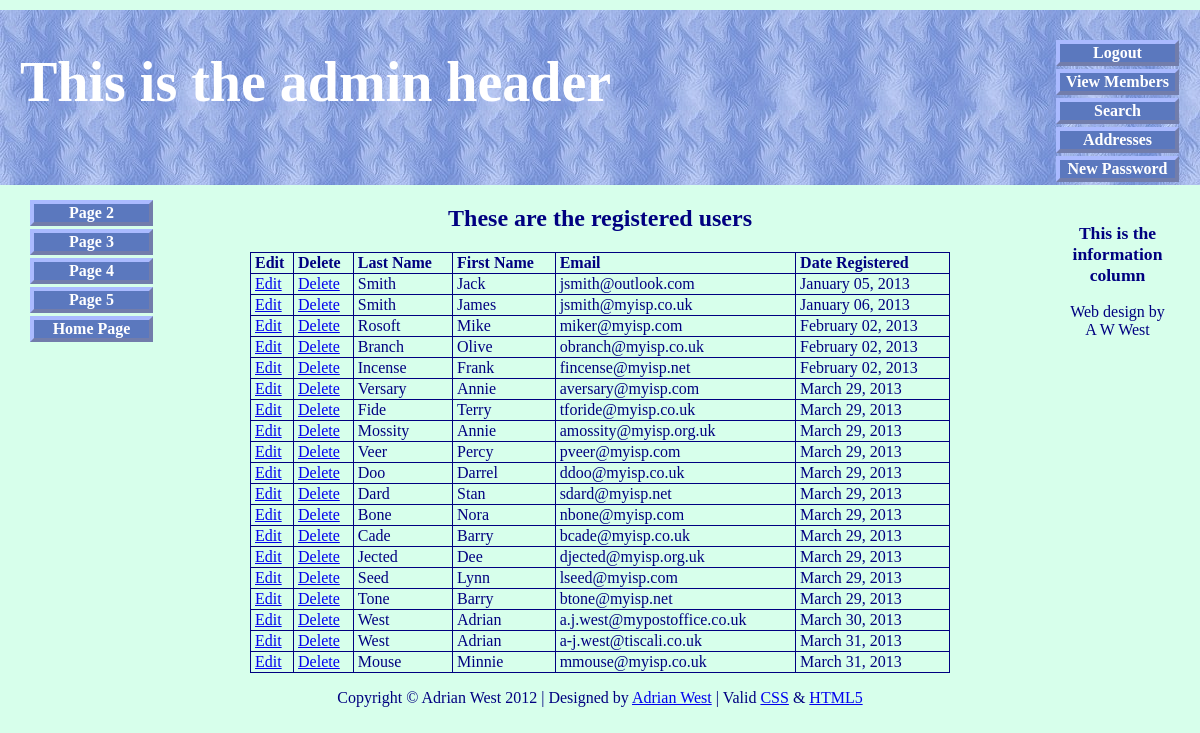
/register-view_users-page.php (signed in), run on the app's committed database.
### tables this page shows
CREATE TABLE IF NOT EXISTS `users` (
  `user_id` mediumint(6) unsigned NOT NULL AUTO_INCREMENT,
  `title` char(10) NOT NULL,
  `fname` varchar(30) NOT NULL,
  `lname` varchar(40) NOT NULL,
  `email` varchar(50) NOT NULL,
  `psword` char(40) NOT NULL,
  `uname` char(12) NOT NULL,
  `registration_date` datetime NOT NULL,
  `class` char(20) NOT NULL,
  `user_level` tinyint(2) unsigned NOT NULL,
  `addr1` varchar(50) NOT NULL,
  `addr2` varchar(50) DEFAULT NULL,
  `city` varchar(50) NOT NULL,
  `county` char(20) NOT NULL,
  `pcode` char(10) NOT NULL,
  `phone` char(11) DEFAULT NULL,
  `paid` enum('No','Yes') NOT NULL,
  PRIMARY KEY (`user_id`)
);

### register-view_users-page.php (the view, shortened to what this page needs)
<!doctype html>
<html lang=en>
<head>
<link rel="stylesheet" type="text/css" href="includes.css">
</head>
<body>
<div id="container">
<?php include("header-admin.php"); ?>
<?php include("nav.php"); ?>
<?php include("info-col.php"); ?>
<div id="content">
<h2>These are the registered users</h2>
<p>
<?php
require ('mysqli_connect.php');
$q = "SELECT lname, fname, email, DATE_FORMAT(registration_date, '%M %d, %Y') AS regdat, user_id FROM users ORDER BY registration_date ASC";
$result = @mysqli_query ($dbcon, $q);
if ($result) {
echo '<table>
<tr><td align="left"><b>Edit</b></td>
<td align="left"><b>Delete</b></td>
<td align="left"><b>Last Name</b></td>
<td align="left"><b>First Name</b></td>
<td align="left"><b>Email</b></td>
<td align="left"><b>Date Registered</b></td>
</tr>';
while ($row = mysqli_fetch_array($result, MYSQLI_ASSOC)) {
	echo '<tr>
	<td align="left"><a href="edit_user.php?id=' . $row['user_id'] . '">Edit</a></td>
	<td align="left"><a href="delete_user.php?id=' . $row['user_id'] . '">Delete</a></td>
	<td align="left">' . $row['lname'] . '</td>
	<td align="left">' . $row['fname'] . '</td>
	<td align="left">' . $row['email'] . '</td>
	<td align="left">' . $row['regdat'] . '</td>
	</tr>';
	}
	echo '</table>';
} else {
	echo '<p class="error">The current users could not be retrieved. We apologize for any inconvenience.</p>';
	echo '<p>' . mysqli_error($dbcon) . '<br><br />Query: ' . $q . '</p>';
}
?>
</p>
</div>
<?php include("footer.php"); ?>
</div>
</body>
</html>

### header-admin.php
<div id="header-admin">
<h1>This is the admin header</h1>
<div id="reg-navigation">
		<ul>
			<li><a href="logout.php">Logout</a></li>
			<li><a href="admin_view_users.php">View Members</a></li>
			<li><a href="search.php">Search</a></li>
			<li><a href="search_addresses.php">Addresses</a></li>
			<li><a href="register-password.php">New Password</a></li>
		</ul>
</div>
</div>

### nav.php
<div id="nav">
<ul>
<li><a href="page-2.php" title="Page two">Page 2</a></li>
<li><a href="page-3.php" title="Page three">Page 3</a></li>
<li><a href="page-4.php" title="Page four">Page 4</a></li>
<li><a href="page-5.php" title="Page five">Page 5</a></li>
<li><a href="index.php" title="Return to Home Page">Home Page</a></li>
</ul>
</div>

### info-col.php
<div id="info-col">
<h3>This is the information column</h3>
	<p>Web design by <br>A W West</p>
	<p>&nbsp;</p>
</div>

### footer.php
<div id="footer">
		<p>Copyright &copy; Adrian West 2012 | Designed by <a href="http://www.colycomputerhelp.co.uk/">Adrian West</a> | Valid <a href="http://jigsaw.w3.org/css-validator/">CSS</a> &amp;
		<a href="http://validator.w3.org/">HTML5</a></p>
</div>

### includes.css (style rules this page uses)
h2 { font-size:150%; color:navy; text-align:center; }
h3 { font-size:110%; color:navy; text-align:center; }
#container { position:relative; min-width:960px; max-width:1200px; margin:auto; text-align:left; }
#header, #header-members, #header-admin { margin:10px auto 0 auto; min-width:960px; max-width:1200px; height:175px; background-image: url('images/tile-pale.jpg'); background-repeat: repeat; padding:0; color:white; }
h1 { position:relative; top:40px; font-size:350%; color:white; margin:auto 0 auto 20px; width: 600px; }
ul { position:absolute; top:180px; left:-40px; color:navy; width:135px; text-align:center; margin:0; }
#nav ul { position:absolute; top:190px; left:-10px; color:navy; width:135px; text-align:center; margin:0; }
#info-col { position:absolute; top:190px; right:10px; color:navy; width:135px; text-align:center; margin:5px 5px 0 0; }
li { width:115px; list-style-type :none; margin-bottom: 3px; text-align: center; }
li a { display: block; width:115px; color: white; font-weight: bold; text-decoration: none }
li a { background: #5B78BE; border: 4px outset #aabaff; }
#reg-navigation ul { float:right; font-size:medium; width:160px; margin:-150px 15px 0 88%; }
#content { margin-left:150px; margin-right:150px; }
table { width:700px; border:1px navy solid; border-collapse:collapse; margin:auto; }
td { border:1px navy solid; padding:1px 0 1px 4px; text-align:left; }
#footer { clear:both; margin:auto; height: 19px; text-align:center; }

### data on the page
users: lname "Smith", fname "Jack", email "jsmith@outlook.com", regdat "January 05, 2013"
users: lname "Smith", fname "James", email "jsmith@myisp.co.uk", regdat "January 06, 2013"
users: lname "Rosoft", fname "Mike", email "miker@myisp.com", regdat "February 02, 2013"
users: lname "Branch", fname "Olive", email "obranch@myisp.co.uk", regdat "February 02, 2013"
users: lname "Incense", fname "Frank", email "fincense@myisp.net", regdat "February 02, 2013"
users: lname "Versary", fname "Annie", email "aversary@myisp.com", regdat "March 29, 2013"
users: lname "Fide", fname "Terry", email "tforide@myisp.co.uk", regdat "March 29, 2013"
users: lname "Mossity", fname "Annie", email "amossity@myisp.org.uk", regdat "March 29, 2013"
users: lname "Veer", fname "Percy", email "pveer@myisp.com", regdat "March 29, 2013"
users: lname "Doo", fname "Darrel", email "ddoo@myisp.co.uk", regdat "March 29, 2013"
users: lname "Dard", fname "Stan", email "sdard@myisp.net", regdat "March 29, 2013"
users: lname "Bone", fname "Nora", email "nbone@myisp.com", regdat "March 29, 2013"
users: lname "Cade", fname "Barry", email "bcade@myisp.co.uk", regdat "March 29, 2013"
users: lname "Jected", fname "Dee", email "djected@myisp.org.uk", regdat "March 29, 2013"
users: lname "Seed", fname "Lynn", email "lseed@myisp.com", regdat "March 29, 2013"
users: lname "Tone", fname "Barry", email "btone@myisp.net", regdat "March 29, 2013"
users: lname "West", fname "Adrian", email "a.j.west@mypostoffice.co.uk", regdat "March 30, 2013"
users: lname "West", fname "Adrian", email "a-j.west@tiscali.co.uk", regdat "March 31, 2013"
users: lname "Mouse", fname "Minnie", email "mmouse@myisp.co.uk", regdat "March 31, 2013"
